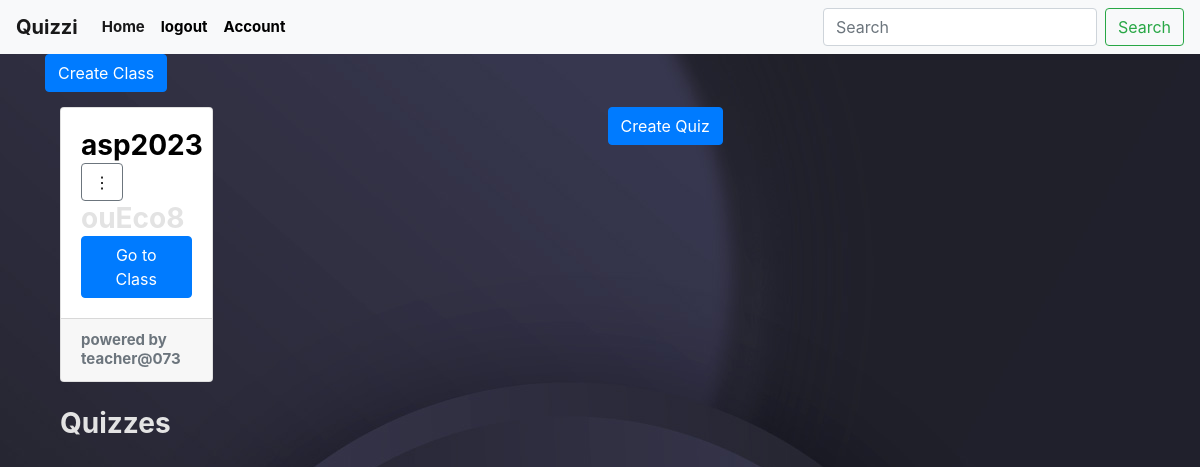
The page /home (signed in) on the database as committed earlier.
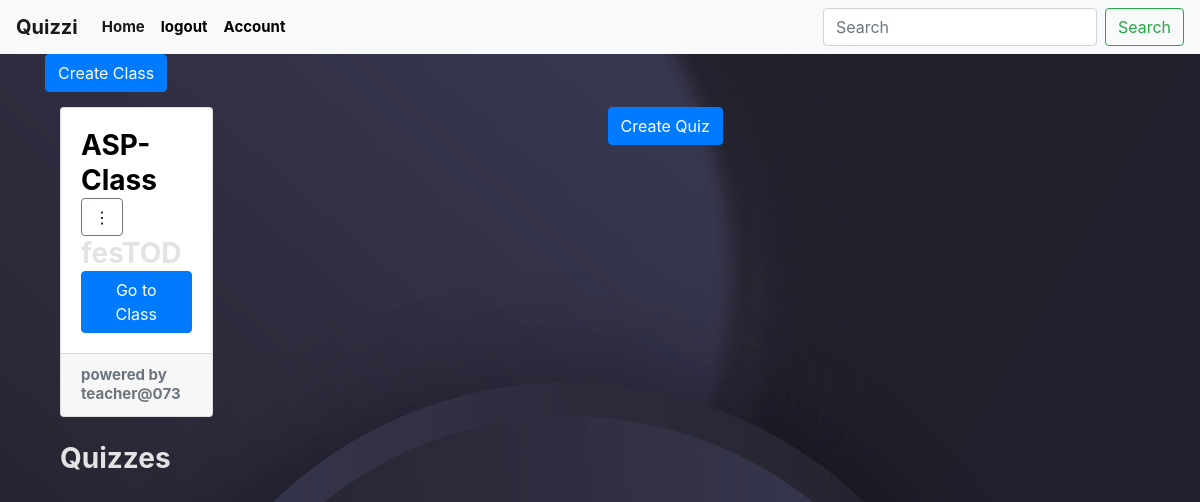
The same page on the database as committed later.
### quiz/models.py (models this page shows, shortened)
class Class(db.Model):
    id = db.Column(db.Integer, primary_key=True)
    username = db.Column(db.String(20),nullable=False)
    class_name = db.Column(db.String(100), nullable=False)
    class_code = db.Column(db.String(6),nullable=False)
    user_id = db.Column(db.Integer, nullable=False)
    nonuserid = db.Column(db.Integer, db.ForeignKey('user.id'), nullable=False)
    assignments = db.relationship('Assignment', backref='classs', lazy=True)
    created_at = db.Column(db.DateTime, server_default=db.func.now())  # Initialized
    quizzes = db.relationship('Quiz',backref='class_',lazy=True)

### quiz/routes.py (the view)
@app.route("/home", methods=['GET'])
def home():
    user = current_user
    role = current_user.role
    if current_user.is_authenticated:
        if role == 'teacher':
            classes = Class.query.filter_by(user_id=current_user.id).all()
        else:
            classes = current_user.classses
        return render_template('home.html', classes=classes, user=user)
    return render_template('home.html', user=user)

### quiz/models.py (called while the page is built)
@login_manager.user_loader
def load_user(user_id):
    return User.query.get(int(user_id))

### quiz/templates/home.html (shortened to what this page needs)
{% extends "layout.html" %}
{% block content %}
{% if user.role == 'teacher' %}
<form method="post" action="{{ url_for('add_class') }}">
    <button type="submit" class="btn btn-primary">Create Class</button>
</form>
{% else %}
<form method="POST" action="{{ url_for('join_class') }}">
    <button type="submit" class="btn btn-primary">Join Class</button>
</form>
{% endif %}
<div class="container-fluid">
    <div class="row">
        <div class="col-md-9">
            <div class="row class-cards">
                {% for classs in classes %}
                <div class="col-md-4">
                    <div class="class-card">
                        <div class="card">
                            <div class="card-body">
                                <tr>
                                    <td>
                                      <h4 style="display: inline-block;"><a href="{{ url_for('class_info', classid=classs.id) }}" style="color: black;">{{ classs.class_name }}</a></h4>
                                    </td>
                                    <td>
                                      <div class="dropdown" style="display: inline-block;">
                                        <button class="btn btn-secondary " type="button" id="dropdownMenuButton" data-toggle="dropdown" aria-haspopup="true" aria-expanded="false" style="color: black; background-color: white;" >
                                            &vellip;
                                        </button>
                                      </div>
                                    </td>
                                  </tr>
                                <p class="card-text">{{ classs.class_code }}</p>
                                <a href="{{ url_for('class_info', classid=classs.id) }}" class="btn btn-primary">Go to Class</a>
                            </div>
                            <div class="card-footer text-muted">
                                powered by {{ classs.username }}
                            </div>
                        </div>
                    </div>
                </div>
                {% endfor %}
            </div>
        </div>
        <div class="col-md-3">
            <div class="quiz-frame">
                {% if user.role == 'teacher' %}
                <form method="post" action="{{ url_for('add_quiz') }}">
                    <button type="submit" class="btn btn-primary">Create Quiz</button>
                </form>
                {% endif %}
            </div>
        </div>
    </div>
</div>
<div class="container mt-4">
    <div class="row">
        <div class="col-md-6">
            <h3>Quizzes</h3>
        </div>
    </div>
</div>
{% endblock %}

### quiz/templates/layout.html (shortened to what this page needs)
<html>
<head>
   <link rel="stylesheet" href="https://cdn.jsdelivr.net/npm/bootstrap@4.3.1/dist/css/bootstrap.min.css">
   <link rel="stylesheet" type="text/css" href="{{ url_for('static', filename='style.css')}}">
  </head>
<body>
<header class="site-header">
    <nav class="navbar navbar-expand-lg navbar-light bg-light" id="navbar">
        <a class="navbar-brand" href="#">Quizzi</a>
        <div class="collapse navbar-collapse" id="navbarSupportedContent">
          <ul class="navbar-nav mr-auto">
            {% if current_user.is_authenticated %}
            <li class="nav-item active">
              <a class="nav-link" href="{{ url_for('home') }}">Home <span class="sr-only">(current)</span></a>
            </li>
            <li class="nav-item">
              <a class="nav-link " href="{{ url_for('logout') }}" tabindex="-1" aria-disabled="true">logout</a>
            </li>
            <li class="nav-item">
              <a class="nav-link " href="{{ url_for('account') }}" tabindex="-1" aria-disabled="true">Account</a>
            </li>
            {% endif %}
          </ul>
          <form class="form-inline my-2 my-lg-0">
            <input class="form-control mr-sm-2" type="search" placeholder="Search" aria-label="Search">
            <button class="btn btn-outline-success my-2 my-sm-0" type="submit">Search</button>
          </form>
        </div>
      </nav>
      <main role="main" class="container">
        <div class="row">
          <div class="col-md-8">
  {% block content %}{% endblock %}
</body>
</html>

### quiz/static/style.css (style rules this page uses)
body { background-image: url("bh3.jpg"); background-attachment: fixed; color: #333333; margin-top: 0rem; }
.site-header .navbar-nav .nav-link { color: black }
.navbar { background-color: #333333; }
#navbar { background-color: #333333; }
h1, h2, h3, h4, h5, h6,p { color: #e3e3e3; line-height: 1.25; font-size: 28px; font-weight: bold; margin: 0; }

### quiz/templates/layout.html (style rules this page uses)
body { color: #2b3a47; line-height: 1.25; font-size: 15px; font-weight: bold; margin: 0; }

Rows that differ between the two databases and show on the page:
removed Class: class_name "asp2023", class_code "ouEco8", username "teacher@073"
added Class: class_name "ASP-Class", class_code "fesTOD", username "teacher@073"
